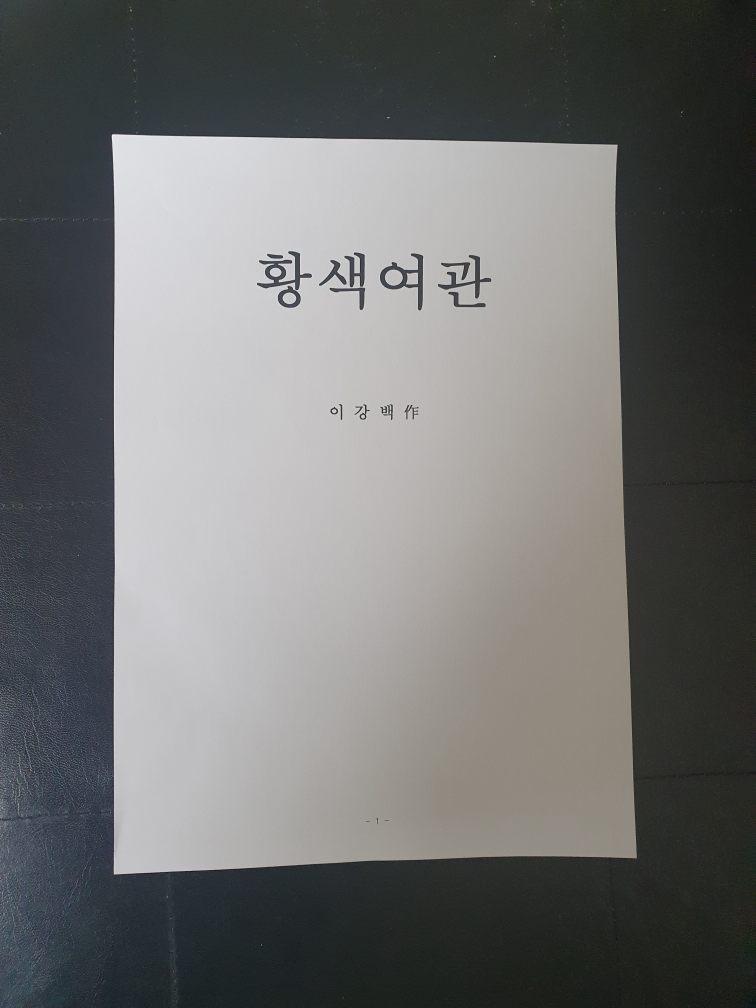
#> input picture server-ai/app/utils/username-day.jpeg, 3024 x 4032 px, found by its file name (shown at 1/4 size)
$ python -i doc_scan.py   (imports and definitions only)
#> lines starting #> are read from the running program, lines starting #| are printed output that depends on the picture; after the words box and inside, x2 and y2 are one past the last pixel; in counts of white or black regions, pixels touching at a corner belong together
### server-ai/app/utils/ocr.py
import pytesseract
from PIL import Image

def ocr(args):
    print('args >> ', args)
    pytesseract.pytesseract.tesseract_cmd = r'C:\Program Files\Tesseract-OCR\tesseract'
    return pytesseract.image_to_string('result.jpeg',lang='kor+eng', config='-c preserve_interword_spaces=1 --psm 4')
    # res = pytesseract.image_to_string(Image.open("c:/result.jpeg"), lang="kor+eng", config="-c preserve_interword_spaces=1 --psm 4")
    #
    # return 0

### server-ai/app/utils/doc_scan.py
import numpy as np
import cv2
import imutils
from app.utils.ocr import ocr

def doc_scan():
    # args_image ="../../../server/upload/username-day.jpeg"
    args_image ="app/utils/username-day.jpeg"

    image = cv2.imread(args_image)
#> image is the input picture: shape (4032, 3024, 3); mean B, G, R 110.4, 111.3, 110.3
    image=cv2.resize(image,(600, 900))
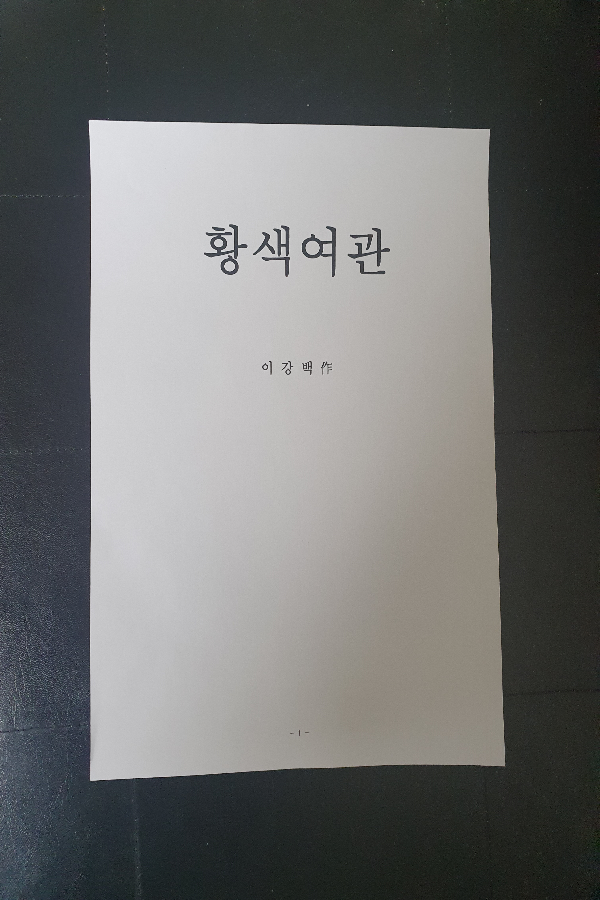
#> image: shape (900, 600, 3); mean B, G, R 110.3, 111.2, 110.2

    orig = image.copy()
    cv2.imshow("Original Image", image)
    cv2.waitKey(0)
    cv2.destroyAllWindows()

    grayImage = cv2.cvtColor(image, cv2.COLOR_BGR2GRAY)
    grayImageBlur = cv2.blur(grayImage,(2,2))
    edgedImage = cv2.Canny(grayImageBlur, 100, 300, 3)
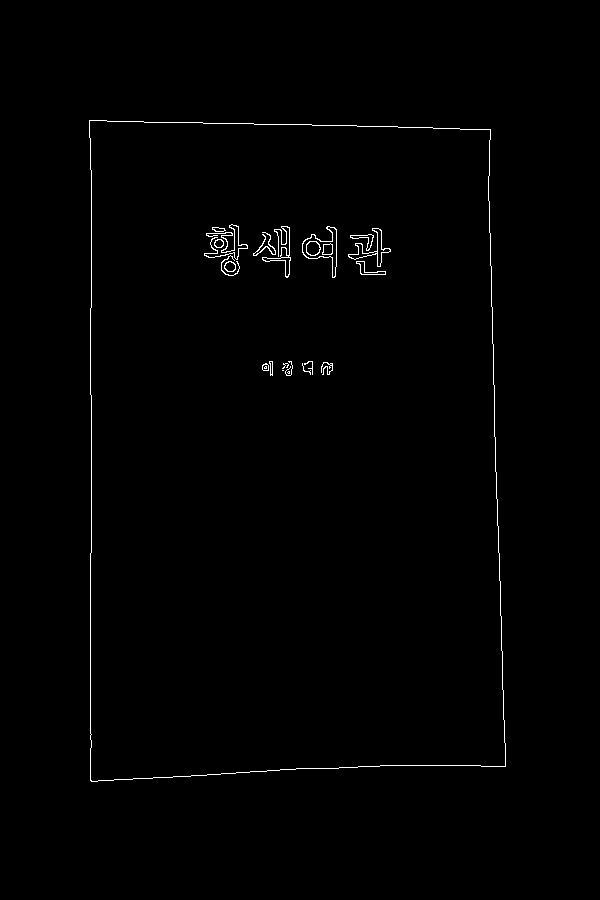
#> edgedImage: shape (900, 600); 0.71% white in thin lines or dots, all inside (x1, y1, x2, y2) = (89, 120, 506, 782)

    # [7 lines of commented-out code are left out]

    cv2.imshow("Edge Detected Image", edgedImage)
    cv2.waitKey(0)
    cv2.destroyAllWindows()

    allContours = cv2.findContours(edgedImage.copy(), cv2.RETR_LIST, cv2.CHAIN_APPROX_SIMPLE)
#> allContours = 42 contours, 12 with area under 20; largest, box (x1, y1, x2, y2) and area: (89, 120, 506, 782) 261812, (89, 120, 506, 782) 261810, (302, 226, 337, 278) 746, (302, 226, 337, 278) 715, (348, 228, 391, 267) 338
    allContours = imutils.grab_contours(allContours)
    allContours = sorted(allContours, key=cv2.contourArea, reverse=True)[:1]
#> allContours = 1 contour; box (x1, y1, x2, y2) and area: (89, 120, 506, 782) 261812

    perimeter = cv2.arcLength(allContours[0], True)
#> perimeter = 2135.8
    ROIdimensions = cv2.approxPolyDP(allContours[0], 0.02*perimeter, True)
#> ROIdimensions = [[89, 120], [90, 780], [505, 766], [490, 129]]
    cv2.drawContours(image, [ROIdimensions], -1, (0,255,0), 2)
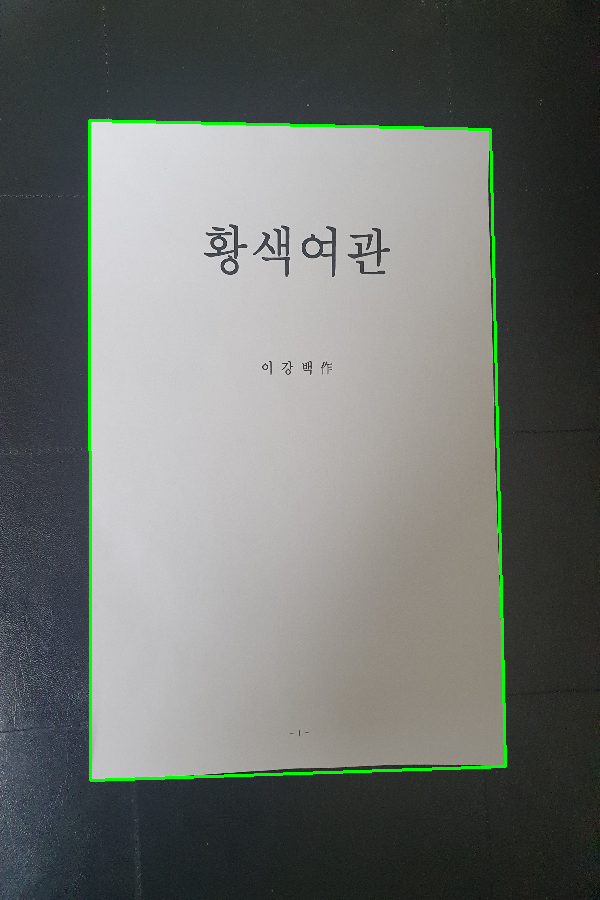
#> image: shape (900, 600, 3); 1.17% of pixels changed, all inside (x1, y1, x2, y2) = (88, 119, 507, 782)
    cv2.imshow("Contour Outline", image)
    cv2.waitKey(0)
    cv2.destroyAllWindows()
    # ROIdimensions = ROIdimensions.reshape(4,2)
    ROIdimensions = ROIdimensions.reshape(4,2)
    rect = np.zeros((4,2), dtype="float32")
    s = np.sum(ROIdimensions, axis=1)
#> s = [209, 870, 1271, 619]
    rect[0] = ROIdimensions[np.argmin(s)]
    rect[2] = ROIdimensions[np.argmax(s)]
    diff = np.diff(ROIdimensions, axis=1)
#> diff = [31, 690, 261, -361]
    rect[1] = ROIdimensions[np.argmin(diff)]
    rect[3] = ROIdimensions[np.argmax(diff)]

    (tl, tr, br, bl) = rect

    widthA = np.sqrt((tl[0] - tr[0])**2 + (tl[1] - tr[1])**2 )
    widthB = np.sqrt((bl[0] - br[0])**2 + (bl[1] - br[1])**2 )
    maxWidth = max(int(widthA), int(widthB))

    heightA = np.sqrt((tl[0] - bl[0])**2 + (tl[1] - bl[1])**2 )
    heightB = np.sqrt((tr[0] - br[0])**2 + (tr[1] - br[1])**2 )
    maxHeight = max(int(heightA), int(heightB))
    dst = np.array([
        [0,0],
        [maxWidth-1, 0],
        [maxWidth-1, maxHeight-1],
        [0, maxHeight-1]], dtype="float32")

    transformMatrix = cv2.getPerspectiveTransform(rect, dst)
    scan = cv2.warpPerspective(orig, transformMatrix, (maxWidth, maxHeight))
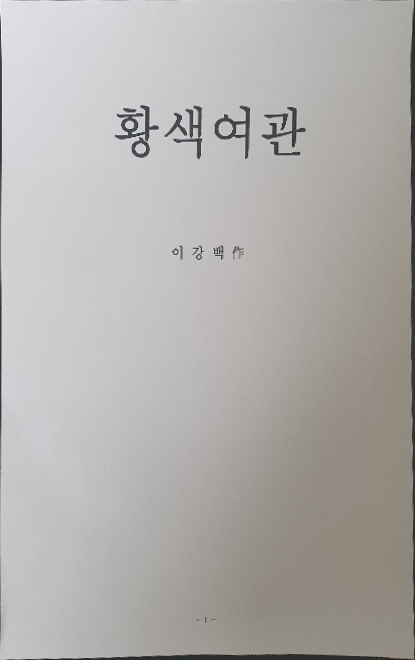
#> scan: shape (660, 415, 3); mean B, G, R 173.2, 175.5, 177.8
    cv2.imshow("Scaned",scan)
    cv2.waitKey(0)
    cv2.destroyAllWindows()
    scanGray = cv2.cvtColor(scan, cv2.COLOR_BGR2GRAY)
    cv2.imshow("scanGray", scanGray)
    cv2.waitKey(0)
    cv2.destroyAllWindows()

    from skimage.filters import threshold_local
    T = threshold_local(scanGray, 9, offset=8, method="gaussian")
    scanBW = (scanGray > T).astype("uint8") * 255
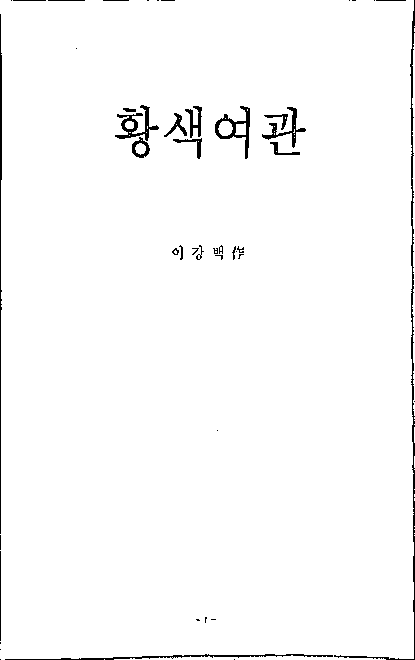
#> scanBW: shape (660, 415); 98.1% white; 47 black regions (23 under 20 px), largest, box (x1, y1, x2, y2) and area: (334, 0, 415, 660) 1259, (0, 14, 2, 534) 654, (5, 654, 333, 660) 563
    cv2.imshow("scanned", scanBW)
    cv2.waitKey(0)
    cv2.destroyAllWindows()

    cv2.imwrite("result.jpeg", scan)
    print(ocr("result.jpeg"))
#> (the call stopped at in ocr, `return pytesseract.image_to_string('result.jpeg',lang='kor+eng', confi..`: pytesseract is not available in this run)
    #

>>> result = doc_scan()
